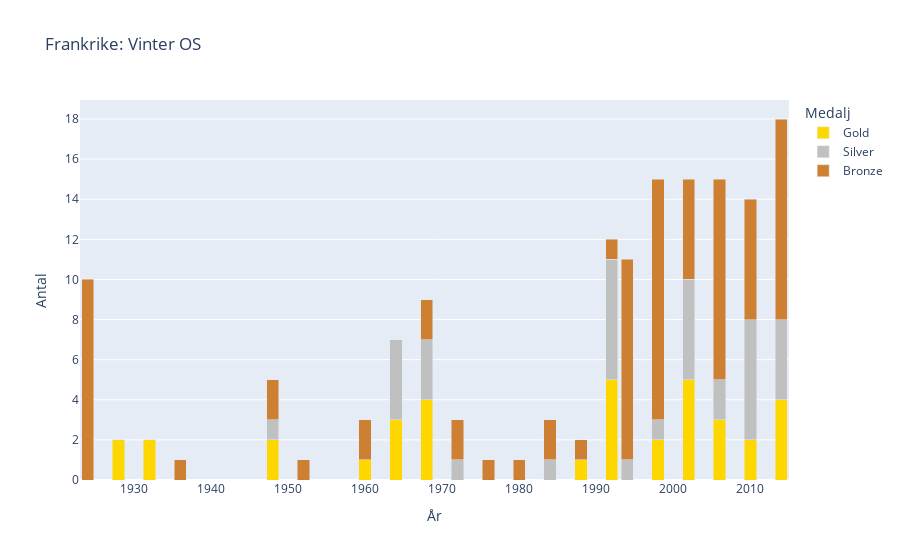

This figure's notebook cell:
### Code cell
plt_winter_medals = px.bar(winter_medals, x="Year", y=["Gold", "Silver", "Bronze"],
                            barmode="stack",
                            title="Frankrike: Vinter OS",
                            color_discrete_sequence=['#FFD700', '#C0C0C0', '#CD7F32'])
plt_winter_medals.update_layout(legend_title_text="Medalj", 
                                yaxis_title="Antal",
                                xaxis_title="År")
plt_winter_medals.update_traces(hovertemplate='Medaljer: %{y}<br>År: %{x}')
plt_winter_medals.show()

### Figure 1 — Plotly figure (JSON) as saved in the notebook; plotly's stock layout.template omitted (floating-point values rounded to 4 significant figures)
{"data": [{"alignmentgroup": "True", "hovertemplate": "Medaljer: %{y}<br>År: %{x}", "legendgroup": "Gold", "marker": {"color": "#FFD700", "pattern": {"shape": ""}}, "name": "Gold", "offsetgroup": "Gold", "orientation": "v", "showlegend": true, "textposition": "auto", "type": "bar", "x": [1924, 1928, 1932, 1936, 1948, 1952, 1960, 1964, 1968, 1972, 1976, 1980, 1984, 1988, 1992, 1994, 1998, 2002, 2006, 2010, 2014], "xaxis": "x", "y": [0, 2, 2, 0, 2, 0, 1, 3, 4, 0, 0, 0, 0, 1, 5, 0, 2, 5, 3, 2, 4], "yaxis": "y"}, {"alignmentgroup": "True", "hovertemplate": "Medaljer: %{y}<br>År: %{x}", "legendgroup": "Silver", "marker": {"color": "#C0C0C0", "pattern": {"shape": ""}}, "name": "Silver", "offsetgroup": "Silver", "orientation": "v", "showlegend": true, "textposition": "auto", "type": "bar", "x": [1924, 1928, 1932, 1936, 1948, 1952, 1960, 1964, 1968, 1972, 1976, 1980, 1984, 1988, 1992, 1994, 1998, 2002, 2006, 2010, 2014], "xaxis": "x", "y": [0, 0, 0, 0, 1, 0, 0, 4, 3, 1, 0, 0, 1, 0, 6, 1, 1, 5, 2, 6, 4], "yaxis": "y"}, {"alignmentgroup": "True", "hovertemplate": "Medaljer: %{y}<br>År: %{x}", "legendgroup": "Bronze", "marker": {"color": "#CD7F32", "pattern": {"shape": ""}}, "name": "Bronze", "offsetgroup": "Bronze", "orientation": "v", "showlegend": true, "textposition": "auto", "type": "bar", "x": [1924, 1928, 1932, 1936, 1948, 1952, 1960, 1964, 1968, 1972, 1976, 1980, 1984, 1988, 1992, 1994, 1998, 2002, 2006, 2010, 2014], "xaxis": "x", "y": [10, 0, 0, 1, 2, 1, 2, 0, 2, 2, 1, 1, 2, 1, 1, 10, 12, 5, 10, 6, 10], "yaxis": "y"}], "layout": {"barmode": "stack", "legend": {"title": {"text": "Medalj"}, "tracegroupgap": 0}, "title": {"text": "Frankrike: Vinter OS"}, "xaxis": {"anchor": "y", "domain": [0, 1], "title": {"text": "År"}}, "yaxis": {"anchor": "x", "domain": [0, 1], "title": {"text": "Antal"}}}}
